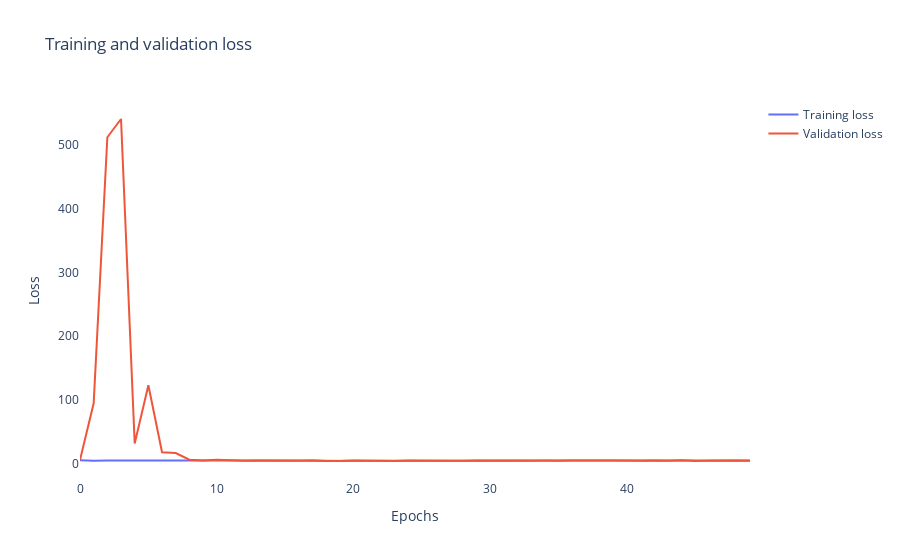

Notebook code for this chart:
### Code cell
import plotly as py
import plotly.graph_objects as go
fig = go.Figure()

fig.add_trace(go.Scatter(
        x=np.r_[epochs_range],
        y=loss,
        name = "Training loss"
    ))

fig.add_trace(go.Scatter(
        x=np.r_[epochs_range],
        y=val_loss,
        name = "Validation loss"
    ))

fig.update_layout(
    xaxis=dict(title = "Epochs"),
    yaxis=dict(title = "Loss"),
    plot_bgcolor='white',
    title = "Training and validation loss"
)

py.offline.iplot(fig)

### Figure 1 — Plotly figure (JSON) as saved in the notebook; plotly's stock layout.template omitted (floating-point values rounded to 4 significant figures)
{"data": [{"name": "Training loss", "type": "scatter", "x": [0, 1, 2, 3, 4, 5, 6, 7, 8, 9, 10, 11, 12, 13, 14, 15, 16, 17, 18, 19, 20, 21, 22, 23, 24, 25, 26, 27, 28, 29, 30, 31, 32, 33, 34, 35, 36, 37, 38, 39, 40, 41, 42, 43, 44, 45, 46, 47, 48, 49], "y": [5.073, 4.101, 4.321, 4.391, 3.938, 4.63, 4.299, 4.151, 4.323, 4.196, 4.293, 4.189, 4.221, 4.13, 4.114, 4.361, 4.334, 4.434, 3.768, 4.451, 4.219, 4.099, 3.971, 4.028, 3.983, 4.234, 4.128, 4.207, 4.21, 4.63, 4.206, 4.029, 4.216, 3.979, 4.322, 4.413, 4.565, 3.801, 4.775, 3.744, 3.835, 4.468, 4.352, 4.121, 4.352, 4.394, 4.045, 4.699, 4.43, 3.933]}, {"name": "Validation loss", "type": "scatter", "x": [0, 1, 2, 3, 4, 5, 6, 7, 8, 9, 10, 11, 12, 13, 14, 15, 16, 17, 18, 19, 20, 21, 22, 23, 24, 25, 26, 27, 28, 29, 30, 31, 32, 33, 34, 35, 36, 37, 38, 39, 40, 41, 42, 43, 44, 45, 46, 47, 48, 49], "y": [5.291, 94.4, 512.3, 540.9, 31.33, 122.8, 17.49, 16.24, 5.718, 4.692, 5.619, 4.662, 3.94, 4.393, 3.994, 3.756, 4.024, 4.436, 3.958, 3.725, 4.705, 4.359, 4.438, 3.901, 4.593, 4.779, 3.848, 4.043, 4.068, 4.399, 3.861, 4.248, 4.512, 4.377, 4.922, 4.287, 4.41, 3.982, 4.521, 4.322, 3.924, 4.276, 4.428, 4.028, 4.821, 3.905, 4.362, 4.287, 4.19, 4.571]}], "layout": {"plot_bgcolor": "white", "title": {"text": "Training and validation loss"}, "xaxis": {"title": {"text": "Epochs"}}, "yaxis": {"title": {"text": "Loss"}}}}
